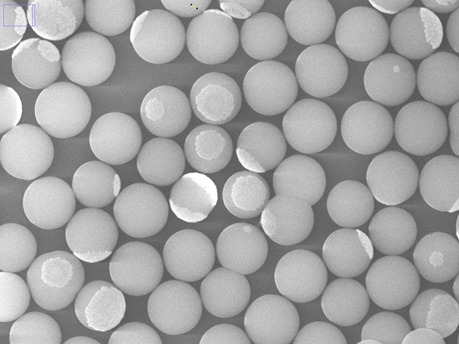
#> input picture circulos.jpeg, 459 x 344 px
$ jupyter execute 'Pregunta 2 circulos.ipynb'
#> lines starting #> are read from the running program, lines starting #| are printed output that depends on the picture; after the words box and inside, x2 and y2 are one past the last pixel; in counts of white or black regions, pixels touching at a corner belong together
[cell 1]
import numpy as np
import cv2

# Cargamos la imagen
original = cv2.imread("circulos.jpeg")
#> original is the input picture: shape (344, 459, 3); mean B, G, R 164.8, 164.7, 164.7
cv2.imshow("original", original)

# Convertimos a escala de grises
gris = cv2.cvtColor(original, cv2.COLOR_BGR2GRAY)

# Aplicar suavizado Gaussiano
gauss = cv2.GaussianBlur(gris, (5,5), 0)

cv2.imshow("suavizado", gauss)

# Detectamos los bordes con Canny
canny = cv2.Canny(gauss, 50, 150)
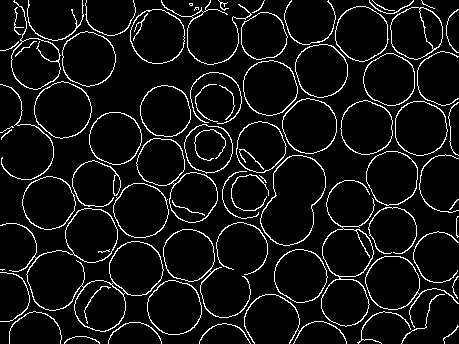
#> canny: shape (344, 459); 7.2% white in thin lines or dots

cv2.imshow("canny", canny)

# Buscamos los contornos
(contornos,_) = cv2.findContours(canny.copy(), cv2.RETR_EXTERNAL, cv2.CHAIN_APPROX_SIMPLE)
#> contornos = 71 contours, 23 with area under 20; largest, box (x1, y1, x2, y2) and area: (0, 208, 164, 332) 6533, (260, 155, 326, 246) 4022, (321, 180, 375, 327) 3744, (136, 138, 218, 223) 3618, (34, 81, 92, 139) 2460

# Mostramos el número de circulos por consola
print("He encontrado {} objetos".format(len(contornos)))
#| He encontrado 71 objetos

cv2.drawContours(original,contornos,-1,(0,0,255), 2)
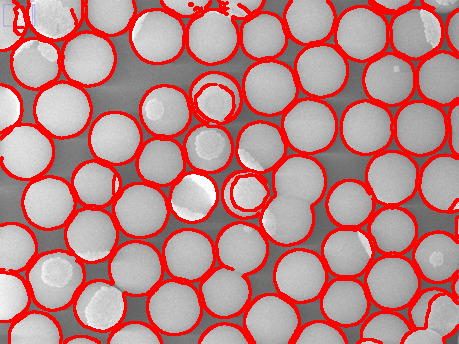
#> original: shape (344, 459, 3); mean B, G, R 135.3, 135.3, 188
cv2.imshow("contornos", original)

cv2.waitKey(0)

$ run again, with areaglacial.jpeg copied over circulos.jpeg
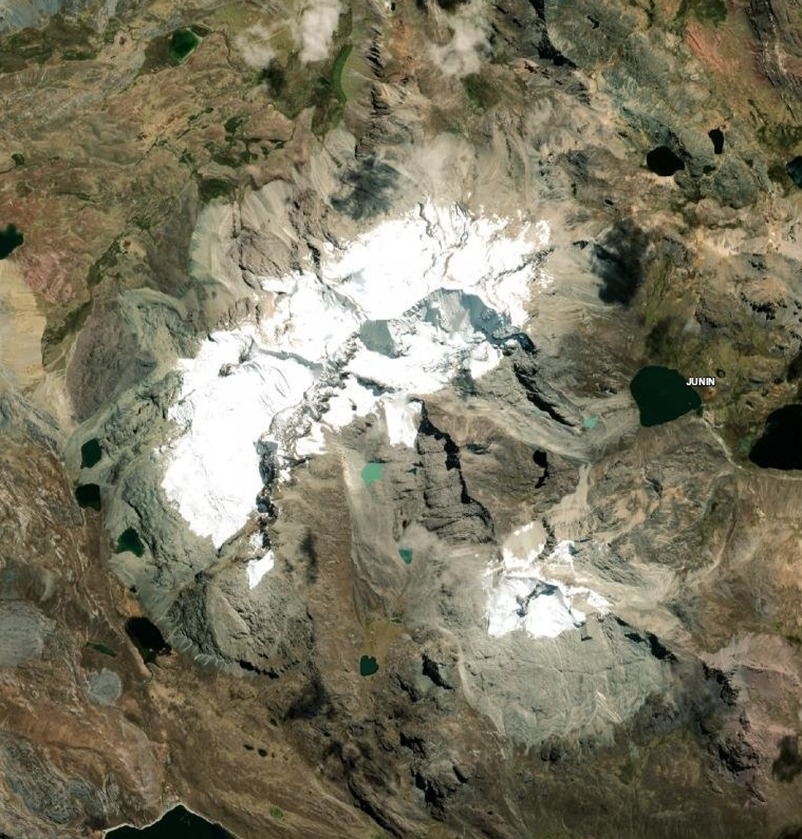
#> input picture areaglacial.jpeg, 802 x 839 px
#> original is the input picture: shape (839, 802, 3); mean B, G, R 96.2, 117.4, 121.7
#> `canny = cv2.Canny(gauss, 50, 150)`:
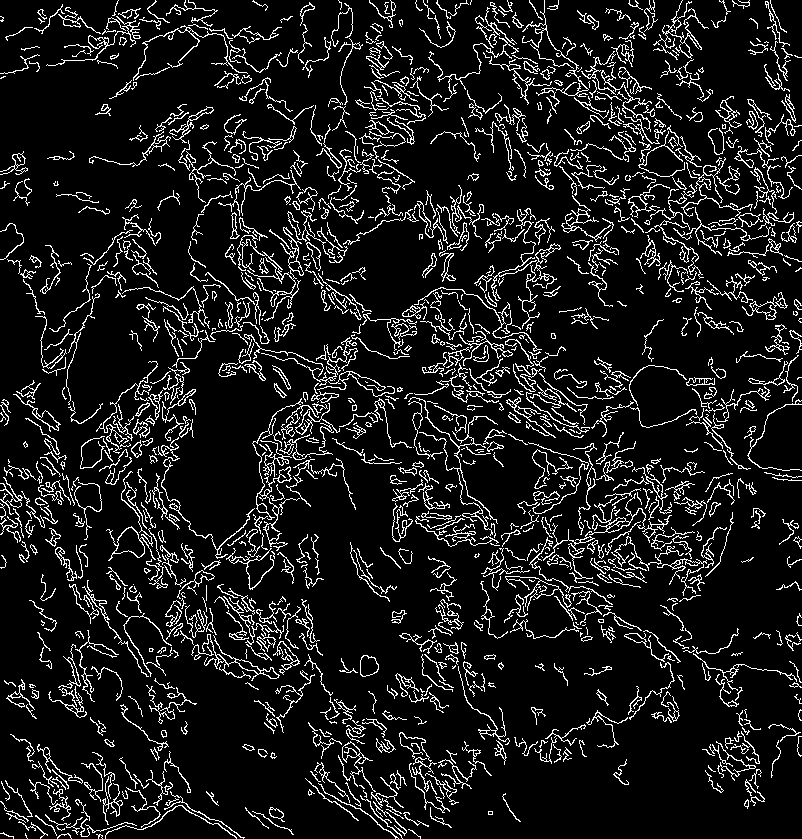
#> canny: shape (839, 802); 10.5% white in thin lines or dots
#> contornos = 1174 contours, 818 with area under 20; largest, box (x1, y1, x2, y2) and area: (106, 526, 156, 561) 578, (237, 227, 304, 321) 552, (202, 634, 280, 681) 382, (543, 493, 672, 561) 378, (252, 398, 303, 551) 305
#| He encontrado 1174 objetos
#> `cv2.drawContours(original,contornos,-1,(0,0,255), 2)`:
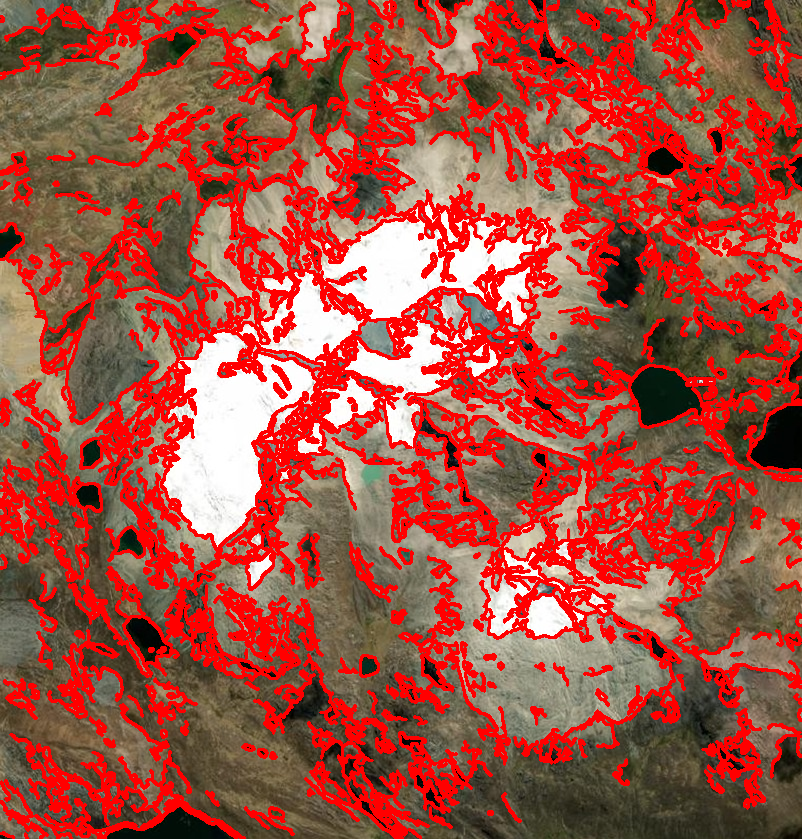
#> original: shape (839, 802, 3); mean B, G, R 65.6, 80.3, 164.1
